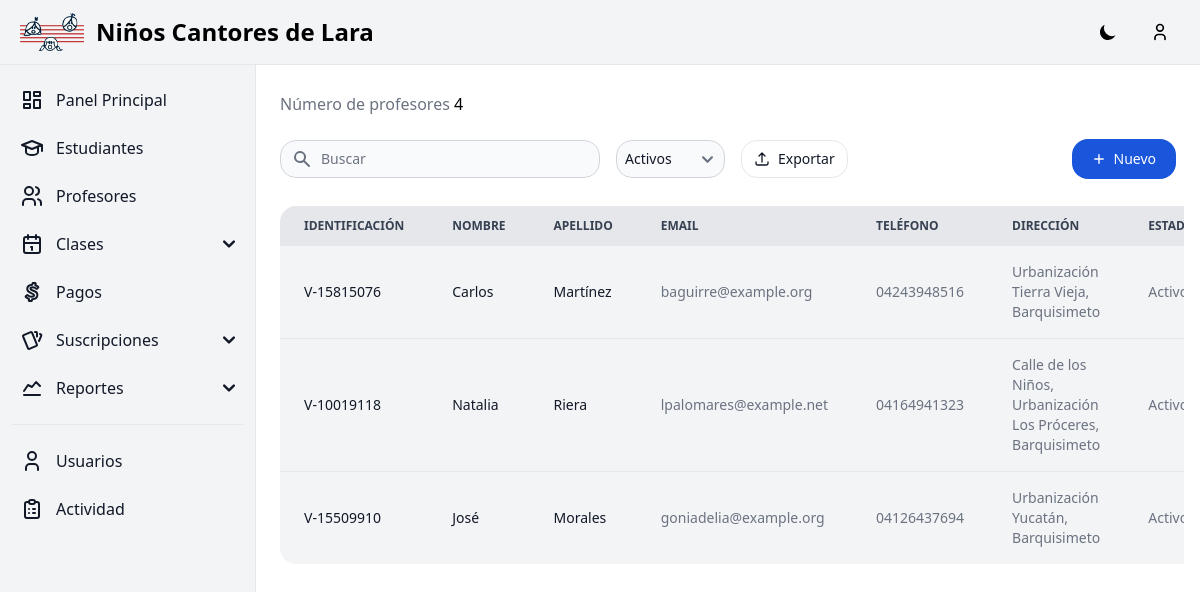
/teachers/ (signed in), run on an earlier commit of the app's database.
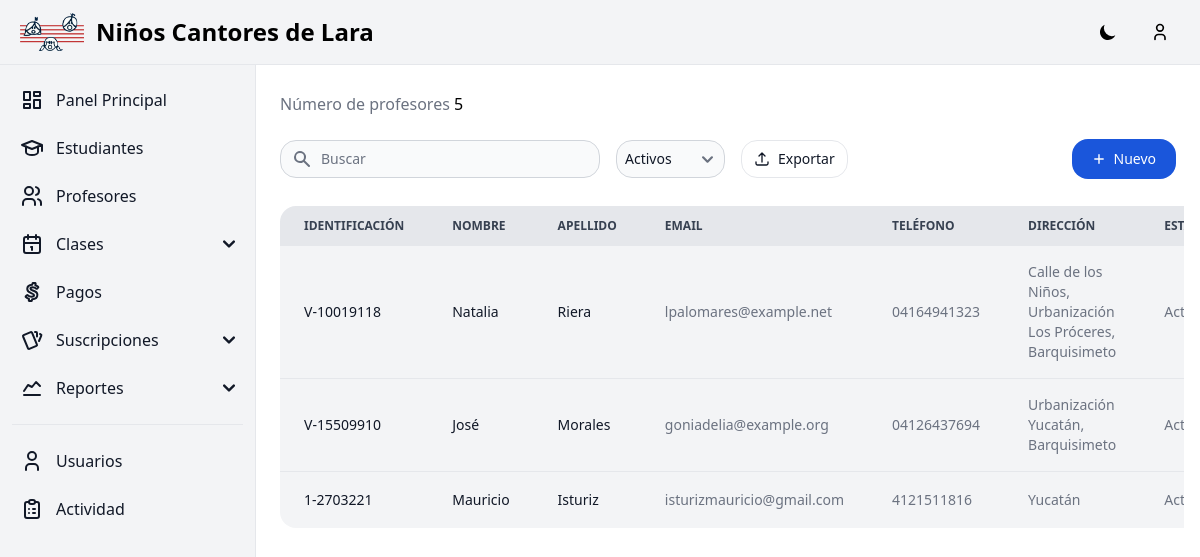
And on a later commit of the database.
### apps/home/models.py (models this page shows, shortened)
class Teacher(models.Model):
    identify_card = models.CharField(verbose_name=_('Identify Card'), max_length=20, blank=True, null=True)
    first_name = models.CharField(verbose_name=_('First Name'), max_length=255)
    second_name = models.CharField(verbose_name=_('Second Name'), max_length=255, blank=True, null=True)
    first_surname = models.CharField(verbose_name=_('First Surname'), max_length=255)
    second_surname = models.CharField(verbose_name=_('Second Surname'), max_length=255, blank=True, null=True)
    birthdate = models.DateField(verbose_name=_('Birthdate'))
    phone_number = models.CharField(verbose_name=_('Phone'), max_length=20)
    email = models.EmailField(verbose_name=_('Email'))
    address = models.TextField(verbose_name=_('Address'))
    is_active = models.BooleanField(verbose_name=_('Active'), default=True)
    class Meta:
        constraints = [
            UniqueConstraint(
                fields=['identify_card','first_name', 'second_name', 'first_surname', 'second_surname', 'birthdate'],
                name='unique_teacher'
            )
        ]

### apps/teachers/views.py (the view)
# urls.py: path('', Teacher_ListView.as_view(), name='teacher-list'),
class Teacher_ListView(ListView):
    model = Teacher
    template_name = 'home/teacher_list.html'
    context_object_name = 'teachers'

### templates/home/teacher_list.html (shortened to what the changed rows need)
{% extends "base.html" %}
{% block content %}
{% load compress %}
{% load static %}
<div class="relative overflow-x-auto sm:rounded-2xl px-2 pb-4">
    <div class="flex py-3 flex-row lg:items-center justify-between space-y-0 space-x-4">
        <div class="flex items-center flex-1 space-x-4">
            <h5>
                <span class="text-gray-500 dark:text-gray-300">Número de profesores</span>
                <span class="dark:text-white">{{ teachers | length}}</span>
            </h5>
        </div>
    </div>
    <table class="w-full text-sm text-left text-gray-500 dark:text-gray-400" id="table-file">
        <thead class="text-xs text-gray-700 uppercase bg-gray-200 dark:bg-gray-700 dark:text-gray-400">
            <tr>
                <th scope="col" class="px-6 py-3 rounded-tl-2xl">
                    Identificación
                </th>
                <th scope="col" class="px-6 py-3">
                    Nombre
                </th>
                <th scope="col" class="px-6 py-3">
                    Apellido
                </th>
                <th scope="col" class="px-6 py-3">
                    Email
                </th>
                <th scope="col" class="px-6 py-3">
                    Teléfono
                </th>
                <th scope="col" class="px-6 py-3">
                    Dirección
                </th>
                <th scope="col" class="px-6 py-3">
                    Estado
                </th>
            </tr>
        </thead>
        <tbody>
            {% for teacher in teachers %}
            <tr class="bg-gray-100 dark:bg-gray-800 dark:border-gray-700 {% if not forloop.last %}border-b{% endif %}" data-status="{% if teacher.is_active %}active{% else %}inactive{% endif %}" {% if not teacher.is_active%}style="display:none;"{% endif %}>
                <td class="px-6 py-4 font-medium text-gray-900 whitespace-nowrap dark:text-white {% if forloop.last %}rounded-bl-2xl{% endif %}">
                    <span class="{% if not teacher.identify_card %}text-gray-400{% endif %}">{{ teacher.identify_card.0| default:"Sin " }}{% if teacher.identify_card %}-{% endif %}{{ teacher.identify_card|slice:"1:"| default:"establecer"}}</span>
                </td>
                <td class="px-6 py-4 font-medium text-gray-900 whitespace-nowrap dark:text-white">
                    <span class="{% if not teacher.first_name %}text-gray-400{% endif %}">{{ teacher.first_name| default:"Sin establecer" }}</span>
                </td>
                <td class="px-6 py-4 font-medium text-gray-900 whitespace-nowrap dark:text-white">
                    <span class="{% if not teacher.first_surname %}text-gray-400{% endif %}">{{ teacher.first_surname | default:"Sin establecer" }}</span>
                </td>
                <td class="px-6 py-4">
                    <span class="{% if not teacher.email %}text-gray-400{% endif %}">{{ teacher.email | default:"Sin establecer" }}</span>
                </td>
                <td class="px-6 py-4">
                    <span class="{% if not teacher.phone_number  %}text-gray-400{% endif %}">{{ teacher.phone_number  | default:"Sin establecer" }}</span>
                </td>
                <td class="px-6 py-4">
                    <span class="{% if not teacher.address %}text-gray-400{% endif %}">{{ teacher.address | default:"Sin establecer" }}</span>
                </td>
                <td class="px-6 py-4">
                    {% if teacher.is_active %}
                        Activo
                    {% else %}
                        Inactivo
                    {% endif %}
                </td>
            </tr>
            {% endfor %}
        </tbody>
    </table>
</div>
{% endblock %}

What changed in the data, as far as the page shows it:
no longer on this page (row edited): Teacher: identify_card.0 "V", identify_card "15815076", first_name "Carlos", first_surname "Martínez", email "baguirre@example.org", phone_number "04243948516", address "Urbanización Tierra Vieja, Barquisimeto", is_active "Activo"
added Teacher: identify_card.0 "1", identify_card "2703221", first_name "Mauricio", first_surname "Isturiz", email "isturizmauricio@gmail.com", phone_number "4121511816", address "Yucatán", is_active "Activo"
Also different on the page:
{{ teachers | length }}: "4" → "5"
